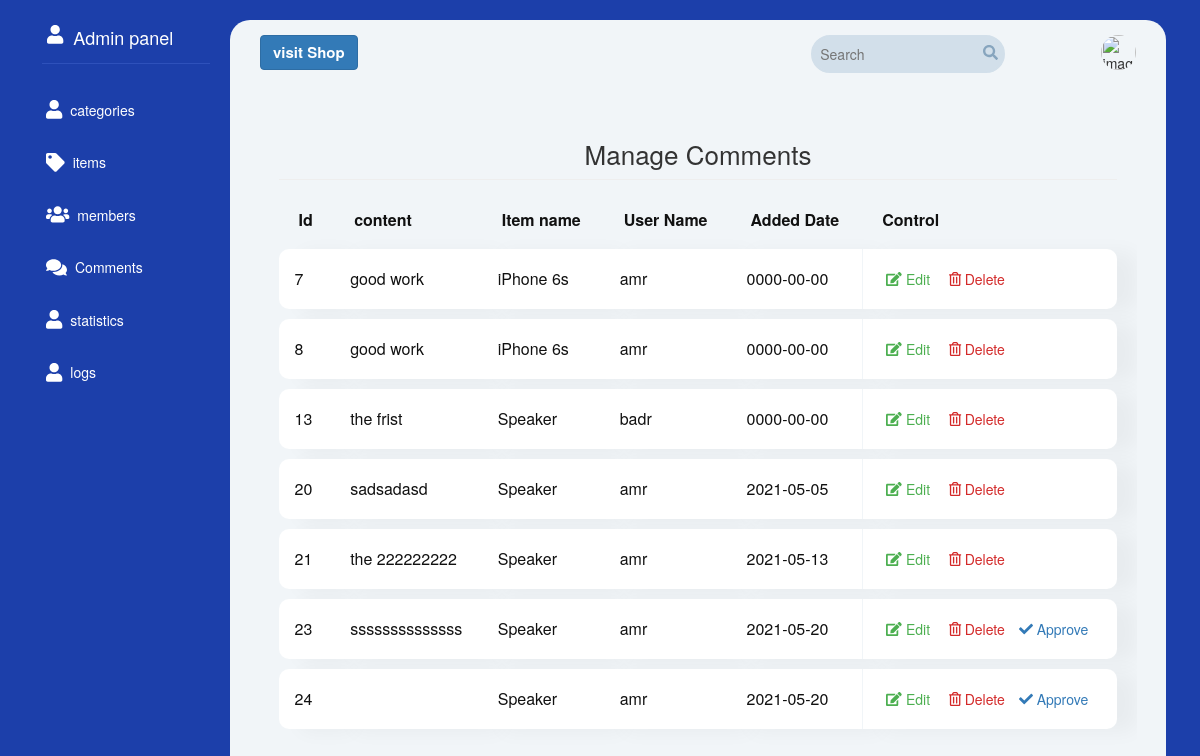
Page /CPanel/ManageComment.php (signed in) on the committed database.
### tables this page shows
CREATE TABLE `comments` (
  `C_ID` int(11) NOT NULL,
  `content` text NOT NULL,
  `status` tinyint(4) NOT NULL,
  `comment_date` date NOT NULL,
  `item_id` int(11) NOT NULL,
  `user_id` int(11) NOT NULL
);

CREATE TABLE `items` (
  `Item_ID` int(11) NOT NULL,
  `Name` varchar(255) NOT NULL,
  `Description` text NOT NULL,
  `Price` varchar(255) NOT NULL,
  `Add_Date` date NOT NULL,
  `Country_Made` varchar(255) NOT NULL,
  `Image` varchar(255) NOT NULL,
  `Status` varchar(255) NOT NULL,
  `Colors` varchar(255) DEFAULT NULL,
  `Size` varchar(50) NOT NULL,
  `Composition` varchar(50) NOT NULL,
  `Brand` varchar(11) NOT NULL,
  `Rating` smallint(6) NOT NULL,
  `Approve` tinyint(4) NOT NULL DEFAULT 0,
  `Cat_ID` int(11) NOT NULL,
  `Member_ID` int(11) NOT NULL
);

CREATE TABLE `users` (
  `UserId` int(11) NOT NULL COMMENT 'To identify User',
  `Avatar` varchar(255) NOT NULL,
  `Username` varchar(255) NOT NULL COMMENT 'Username To login',
  `password` varchar(255) NOT NULL COMMENT 'password To login',
  `Email` varchar(255) NOT NULL,
  `Fullname` varchar(255) NOT NULL,
  `GroupID` int(11) NOT NULL DEFAULT 0 COMMENT 'Identify User Group',
  `TrustStatus` int(11) NOT NULL DEFAULT 0 COMMENT 'Seller Rank',
  `RegStatus` int(11) NOT NULL DEFAULT 0 COMMENT 'User Approval',
  `Date` date DEFAULT NULL
);

### CPanel/language/english.php (called while the page is built)
<?php
    function lang ($phrase){
        static $lang = array(
           'CATEGORIES'    =>'categories',
           'ITEMS'         =>'items',
           'MEMBERS'       =>'members',
           'COMMENTS'      => 'Comments',
           'STATISTICS'    =>'statistics',
           'LOGS'          =>'logs'
        );
        return $lang[$phrase];
    }
?>

### lib/comments.php (called while the page is built, shortened)
<?php
class comments{
    public static function selectAllComment(){
        global $dbh;
        $sql=$dbh->prepare("SELECT comments.*,items.Name AS item_name ,users.Username AS user_name FROM comments "
                . "INNER JOIN items ON items.Item_ID = comments.item_id "
                . "INNER JOIN users ON users.UserID = comments.user_id");
        $sql->execute();
        $fetch=$sql->fetchAll(PDO::FETCH_ASSOC);
        return $fetch;
    }
}

### CPanel/ManageComment.php (the view, shortened to what this page needs)
<?php
if (isset($_SESSION['Username'])) {
    $pageTitle = "Manage Comments";
    include '../lib/comments.php';
    include 'init.php';
    ?>
    <div class="Form-Of-Add">
        <h2><?php echo $pageTitle; ?></h2>
        <?php
        $comments= comments::selectAllComment();
            if(!empty($comments)){
            if (is_array($comments)) {
            echo'<table class="table-data table-responsive" >
                <tr>
                    <th>Id</th>
                    <th>content</th>
                    <th>Item name</th>
                    <th>User Name</th>
                    <th>Added Date</th>
                    <th>Control</th>
                </tr>';
            foreach ($comments as $comment):
                    echo '<tr>
                                <td class="table-left-border">'.$comment['C_ID'].'</td>
                                <td>' .$comment['content']. '</td>
                                <td class="comment-size">' .$comment['item_name'] . '</td>
                                <td>' .$comment['user_name'] . '</td>
                                <td>' .$comment['comment_date'] . '</td>
                                <td class="table-Right-border">
                                    <a class="btn edit-btn" href="?action=edit&Id=' . $comment['C_ID'] . '"><i class="fas fa-edit"></i> Edit</a>
                                    <a class="btn "style="color:rgb(211,41,41)" confirm" href="?action=delete&Id=' . $comment['C_ID'] . '"><i class="far fa-trash-alt"></i> Delete</a>';
                                if($comment['status']==0){
                                    echo '<a class="btn" href="?action=Approve&Id=' . $comment['C_ID'] . '"><i class="fas fa-check"></i> Approve</a>';
                                }
                                echo'</td>
                            </tr>';
                                endforeach;
                    echo'</table>';
                }else {
                redirectHome("there is not exisit user");
                    }
                }else{
                    echo '<div class="alert alert-info">There\'s No Record to show</div>';
                }
                ?>
        <?php
        include 'template/footer.php';
    } else {
        header('Location:index.php');
        exit();
    }
    ?>

### CPanel/template/header.php (shortened to what this page needs)
<html>
    <head>
        <link rel="stylesheet" href="template/css/backend.css"/>
        <link rel="stylesheet" href="template/css/fontawesome.min.css"/>
        <link rel="stylesheet" href="template/css/bootstrap.min.css"/>
    </head>
    <body>

### CPanel/init.php (shortened to what this page needs)
<?php
include 'language/english.php';
include 'template/header.php';
if(!isset($nonavbar)){include 'template/navbar.php';}
?>

### CPanel/template/navbar.php (shortened to what this page needs)
<div class="page">
    <div class="leftpage col-md-2">
        <div class="header">
            <div><i class="fas fa-user fa-lg"></i></div>
            <div><a href="dashboard.php">Admin panel</a></div>
        </div>
        <div class="navbar">
            <ul class="list-unstyled">
                <a href="Editcategory.php" >
                    <div class="side-menu__icon">
                        <i class="fas fa-user fa-lg"></i>
                     </div>
                    <div class="side-menu-title"><?php echo lang('CATEGORIES'); ?></div>
                </a>
                <a href="EditItems.php" >
                    <div class="side-menu__icon">
                        <i class="fas fa-tag fa-lg"></i>
                     </div>
                    <div class="side-menu-title"><?php echo lang('ITEMS'); ?></div>
                </a>
                <a href="Editmember.php" class="active">
                    <div class="side-menu__icon">
                        <i class="fas fa-users fa-lg"></i>
                     </div>
                    <div class="side-menu-title"><?php echo lang('MEMBERS'); ?> </div>
                </a>
                <a href="ManageComment.php" class="active">
                    <div class="side-menu__icon">
                        <i class="fas fa-comments fa-lg"></i>
                     </div>
                    <div class="side-menu-title"><?php echo lang('COMMENTS'); ?> </div>
                </a>
                <a href="#" >
                    <div class="side-menu__icon">
                        <i class="fas fa-user fa-lg"></i>
                     </div>
                    <div class="side-menu-title"><?php echo lang('STATISTICS'); ?></div>
                </a>
                 <a href="#" >
                    <div class="side-menu__icon">
                        <i class="fas fa-user fa-lg"></i>
                     </div>
                    <div class="side-menu-title"><?php echo lang('LOGS'); ?></div>
                </a>
            </ul>
        </div>
    </div>
    <div class="rightpage col-md-9">
        <div class="contant">
            <div class="topnavbar">
                <div class="col-md-3">
                    <h3 class="btn btn-primary btn-round visit-site"><a href="../index.php">visit Shop</a></h3>
                </div>
                <div class="col-md-6 col-md-offset-3">
                    <form>
                        <div class="row">
                            <div class="navSearch col-md-6  col-md-offset-3">
                                <i class="fa fa-search icon-search fa-sm"></i>
                                <input type="text" class="inputSearch" placeholder="Search">
                            </div>
                            <div class="navprofile col-md-1 col-md-offset-2">
                                <div class="imgprofile">
                                    <img onclick="myFunction()" class="img-reponsive dropbtn "src="Capture.PNG" alt="image"/>
                                </div>
                            </div>
                        </div>
                    </form>
                </div>
            </div>

### CPanel/template/footer.php (shortened to what this page needs)
                </div>
            </div>
        </div>
    </body>
</html>

### CPanel/template/css/backend.css (style rules this page uses)
body { background-color:#F4F4F4 !important ; }
.edit-btn { color: #4CAF50 !important; }
.page { background:#1c3faa ; min-height: 695px; padding-top: 20px; overflow: hidden; }
.col-md-9:first-child, .col-md-2:first-child { padding-right: 0px; padding-left: 0px; }
.leftpage { margin-left: 30px; }
.leftpage .header { display: flex; padding-bottom: 7px; margin:0px 20px 20px 12px; border-bottom: 1px solid rgba(46,81,187,1); }
.leftpage .header div { padding: 5px; color: #fff; }
.leftpage .header div a { font-size: 18px; text-decoration: none; color: #fff; }
.leftpage .navbar { min-height: 585px; }
.leftpage .navbar ul { padding-left: 0px; }
.leftpage .navbar ul a { text-decoration:none; color: #fff; height: 50px; display: flex; align-items: center; margin-bottom: .25rem; padding-left: 15px; position: relative; color: rgba(255,255,255,1); border-radius: 20px 0px 0px 20px; }
.leftpage .navbar ul a .side-menu-title { display: flex; align-items: center; margin-left: 8px; width: 100%; }
.rightpage { border-radius: 20px; background-color: #f1f5f8; z-index: 2; width: 78% !important; }
.rightpage .contant { min-height: 400px; }
.rightpage .topnavbar { margin-top: 15px; height: 50px; }
.rightpage .topnavbar .visit-site { font-size:15px; font-weight: bold; margin: 0px; }
.rightpage .topnavbar .visit-site a { text-decoration: none; color:#fff; }
.rightpage .navSearch { position: relative; width:45% !important; padding-left: 0px; padding-right: 10px; }
.rightpage .icon-search { position: absolute; right: 0; margin-top:10px; font-size: 15px; margin-right: 17px; color: #87a5be; }
.rightpage .inputSearch { padding: 7px; background-color:#d2dfea; border:none; border-radius: 30px; width: 100%; border:2px solid #d2dfea; }
.rightpage .navprofile { position: relative; padding: 0px; padding-left: 10px; }
.rightpage .navprofile .imgprofile img { width: 35px; height: 35px; border-radius: 50%; }
.rightpage .Form-Of-Add { padding: 20px; width: 97%; height: auto; border-radius: 10px; margin: 15px auto 30px auto; position: relative; overflow-x:auto; }
.rightpage .Form-Of-Add h2 { text-align: center; font-size: 26px; border-bottom: 1px solid #eee; padding-bottom: 10px; }
.rightpage .Form-Of-Add .table-data { width: 100%; margin-bottom: 30px; border-collapse:separate; border-spacing: 0 10px; text-align: left; color:#111; }
.rightpage .Form-Of-Add .table-data th { padding: 8px 20px; }
.rightpage .Form-Of-Add .table-data td { padding: 13px 16px; background-color:#fff; box-shadow: 20px 3px 20px rgb(0 0 0 / 4%); white-space: nowrap; }
.rightpage .Form-Of-Add .table-left-border { border-top-left-radius: 10px; border-bottom-left-radius: 10px; }
.rightpage .Form-Of-Add .table-Right-border { border-top-right-radius: 10px; border-bottom-right-radius: 10px; border-left:1px solid #f1f5f8; }
.rightpage .Form-Of-Add .table-Right-border .btn { padding: 6px 6px; }
.comment-size { max-width:386px; }

### rows in the picture
comments: C_ID "7", content "good work", item.Name "iPhone 6s", user.Username "amr", comment_date "0000-00-00"
comments: C_ID "8", content "good work", item.Name "iPhone 6s", user.Username "amr", comment_date "0000-00-00"
comments: C_ID "13", content "the frist", item.Name "Speaker", user.Username "badr", comment_date "0000-00-00"
comments: C_ID "20", content "sadsadasd", item.Name "Speaker", user.Username "amr", comment_date "2021-05-05"
comments: C_ID "21", content "the 222222222", item.Name "Speaker", user.Username "amr", comment_date "2021-05-13"
comments: C_ID "23", content "ssssssssssssss", item.Name "Speaker", user.Username "amr", comment_date "2021-05-20"
comments: C_ID "24", item.Name "Speaker", user.Username "amr", comment_date "2021-05-20"

### other values in the picture
lang('CATEGORIES') "categories"
lang('ITEMS') "items"
lang('MEMBERS') "members"
lang('COMMENTS') "Comments"
lang('STATISTICS') "statistics"
lang('LOGS') "logs"
$pageTitle "Manage Comments"
